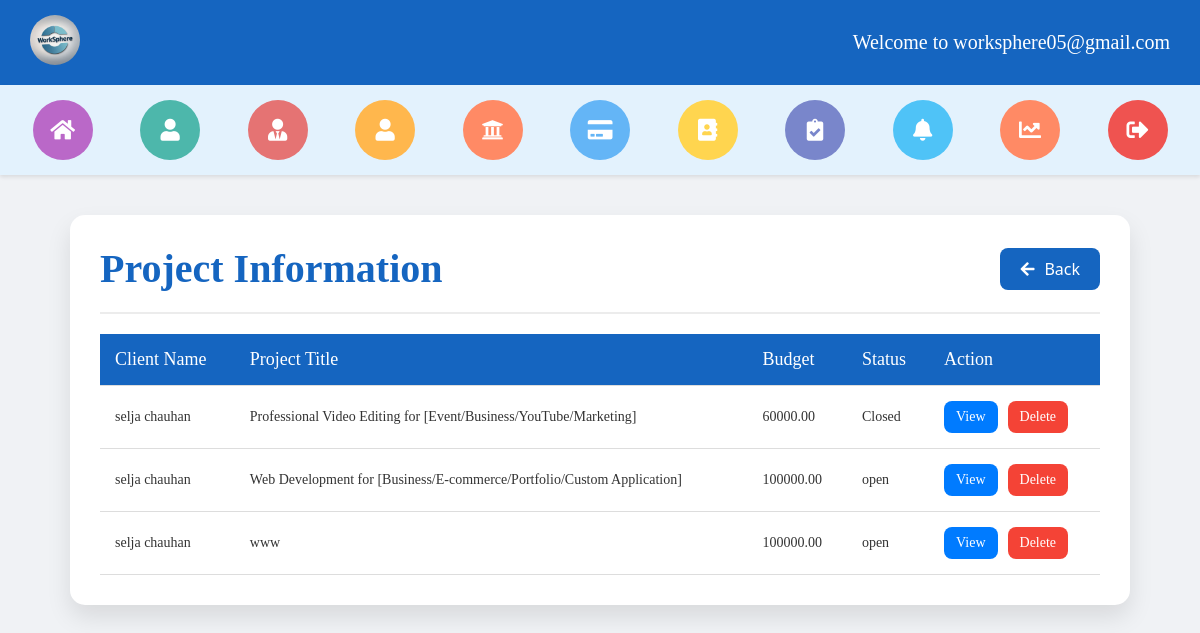
The app's page /administrator/admin_project/ (signed in), older data.
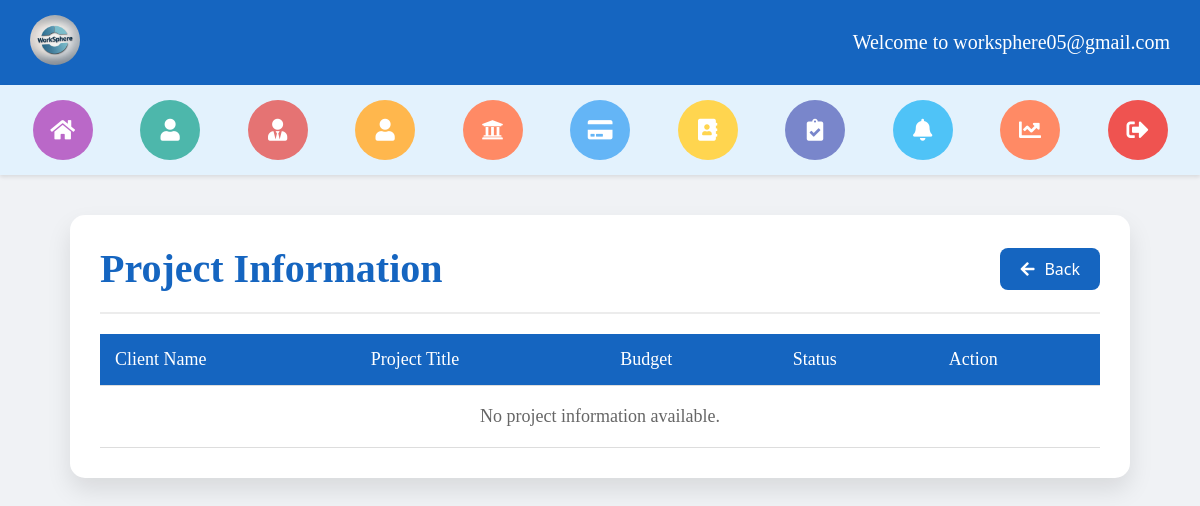
The same page, newer data.
### client/models.py (models this page shows, shortened)
class ClientPostProject(models.Model):
    EXPERIENCE_LEVEL_CHOICES = [
        ('entry', 'Entry Level'),
        ('intermediate', 'Intermediate Level'),
        ('expert', 'Expert Level'),
    ]
    BUDGET_TYPE_CHOICES = [
        ('fixed', 'Fixed Price'),
        ('hourly', 'Hourly'),
    ]
    CATEGORY_CHOICES = [
        ('ai_developement', 'AI Development'),
        ('animation', 'Animation'),
        ('business_strategy', 'Business Strategy'),
        ('content_creation', 'Content Creation'),
        ('contract_drafting', 'Contract Drafting'),
        ('graphic_design', 'Graphic Design'),
        ('legal_consulting', 'Legal Consulting'),
        ('logo_design', 'Logo Design'),
        ('machine_learning', 'Machine Learning'),
        ('market_research', 'Market Research'),
        ('social_media_marketing', 'Social Media Marketing'),
        ('software_development', 'Software Development'),
        ('video_editing', 'Video Editing'),
        ('web_development', 'Web Development'),
        ('music_composition', 'Music Composition'),
        ('lyric_writting', 'Lyric Writing'),
    ]
    client = models.ForeignKey(ClientRegisterLogin, on_delete=models.CASCADE, related_name='projects', null=True)
    title = models.CharField(max_length=255, help_text="Title of the project")
    description = models.TextField(help_text="Detailed description of the project")
    category = models.CharField(max_length=50, choices=CATEGORY_CHOICES, help_text="Project category")
    budget = models.DecimalField(max_digits=20, decimal_places=2, help_text="Project budget (fixed or hourly)")
    budget_type = models.CharField(max_length=10, choices=BUDGET_TYPE_CHOICES, help_text="Budget type")
    deadline = models.DateField(help_text="Deadline for project completion")
    skills_required = models.CharField(max_length=255, help_text="Skills required for the project")
    attachments = models.FileField(upload_to="project_attachments/", blank=True, null=True, help_text="Project-related files")
    photo = models.ImageField(upload_to="project_photos/", blank=True, null=True, help_text="Project-related photo")
    experience_level = models.CharField(max_length=15, choices=EXPERIENCE_LEVEL_CHOICES, help_text="Required experience level for freelancers")
    created_at = models.DateTimeField(auto_now_add=True, help_text="Time when the project was posted")
    status = models.CharField(max_length=10, null=True)

class ClientRegisterLogin(models.Model):
    profile_photo = models.ImageField(upload_to='profile_photos/')
    first_name = models.CharField(max_length=30)
    last_name = models.CharField(max_length=30)
    username = models.CharField(max_length=30, unique=True)
    email = models.EmailField(unique=True)
    password = models.CharField(max_length=100)
    phone_no = models.CharField(max_length=15)
    company = models.CharField(max_length=100)
    location = models.CharField(max_length=100, null=True)
    bio = models.TextField(null=True, max_length=1000)

### administrator/views.py (the view)
# urls.py: path('admin_project/', views.admin_project, name='admin_project'),
def admin_project(request):
    if not request.session.get('admin'):
        return redirect('admin_login')
    project = ClientPostProject.objects.select_related('client').all()
    admin_email = request.session.get('admin')
    context ={
        'project' : project,
        'admin_email' : admin_email,
    }
    return render(request, 'admin_project.html', context)

### administrator/templates/admin_project.html (shortened to what this page needs)
{% extends 'admin_header_2.html' %}
{% block content %}
<!DOCTYPE html>
<html lang="en">
<head>
  <link rel="stylesheet" href="https://cdnjs.cloudflare.com/ajax/libs/font-awesome/5.15.4/css/all.min.css">
</head>
<body>
  <div class="project-container">
    <div class="project-header">
      <h2>Project Information</h2>
      <a href="{% url 'admin_dashboard' %}" class="back-button"><i class="fas fa-arrow-left"></i>Back</a>
    </div>
    <table class="project-table">
      <thead>
        <tr>
          <th>Client Name</th>
          <th>Project Title</th>
          <th>Budget</th>
          <th>Status</th>
          <th>Action</th>
        </tr>
      </thead>
      <tbody>
        {% if project %}
          {% for project in project %}
            <tr>
              <td>{{ project.client.first_name }} {{ project.client.last_name }}</td>
              <td>{{ project.title }}</td>
              <td>{{ project.budget }}</td>
              <td>{{ project.status }}</td>
              <td>
                <div class="action-buttons">
                  <button class="view-button" onclick="viewProject({{ project.id }}, '{{ project.title }}', '{{ project.description }}', '{{ project.category }}', '{{ project.budget }}', '{{ project.deadline }}', '{{ project.skills_required }}', '{{ project.experience_level }}', '{{ project.created_at }}')">View</button>
                  <form method="post" action="{% url 'admin_delete_project' project.id %}">
                    <button type="submit" class="delete-button">Delete</button>
                  </form>
                </div>
              </td>
            </tr>
          {% endfor %}
        {% else %}
          <tr>
            <td colspan="5" style="text-align: center; font-size: 18px; font-family: Verdana; color: #666; padding: 20px;">
              No project information available.
            </td>
          </tr>
        {% endif %}
      </tbody>
    </table>
  </div>
</body>
</html>
{% endblock %}

Row changes from the older to the newer data that the page shows:
removed ClientPostProject: client.first_name "selja", client.last_name "chauhan", title "Professional Video Editing for [Event/Business/YouTube/Marketing]", budget "60000.00", status "Closed"
removed ClientPostProject: client.first_name "selja", client.last_name "chauhan", title "Web Development for [Business/E-commerce/Portfolio/Custom Application]", budget "100000.00", status "open"
removed ClientPostProject: client.first_name "selja", client.last_name "chauhan", title "www", budget "100000.00", status "open"
Text that changed along with them:
text now shown: "No project information available."
